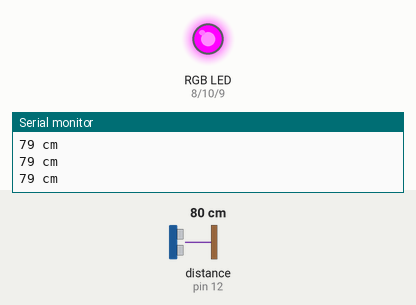
A sketch run on a simulated Arduino Uno, built with avr-gcc and run on an emulated ATmega328P. On the bench: an RGB LED mixed from three pins (HIGH = lit), the last lines printed to the serial monitor. Wiring (inferred from the names in the program): ultrasonic range finder: trigger pin 13; echo pin 12. The test bench sets the inputs (shaded band); at power-on: distance to the obstacle (sensor on pin 12) 80 cm. The echo pulse lasts 58.3 µs per cm; pins used as bus, display or sensor lines are not drawn.

Above: at 1.2 s.
1.3 s: distance to the obstacle (sensor on pin 12) set to 56 cm
4.3 s: distance to the obstacle (sensor on pin 12) set to 47 cm
At 5.5 s:
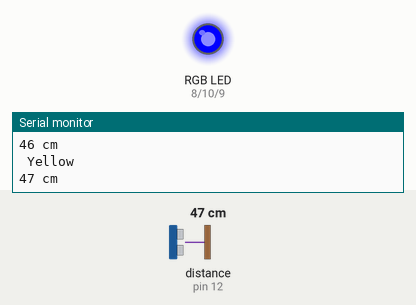
5.8 s: distance to the obstacle (sensor on pin 12) set to 25 cm
8.8 s: distance to the obstacle (sensor on pin 12) set to 20 cm
At 9.8 s:
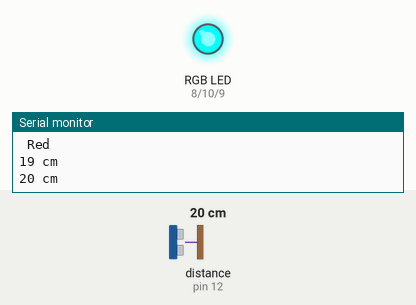
10.3 s: distance to the obstacle (sensor on pin 12) set to 35 cm
At 11.5 s:
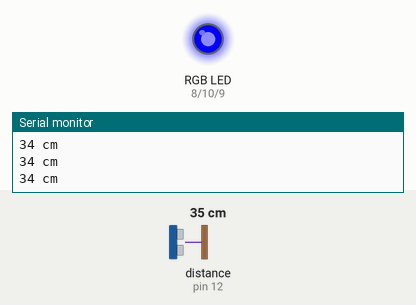
11.8 s: distance to the obstacle (sensor on pin 12) set to 2 cm
At 12.6 s:
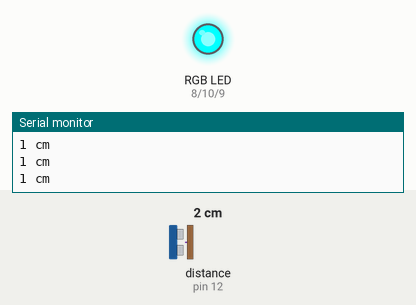
Timing chart, 0 to 14.3 s (numbered marks = the images above; inputs shaded):
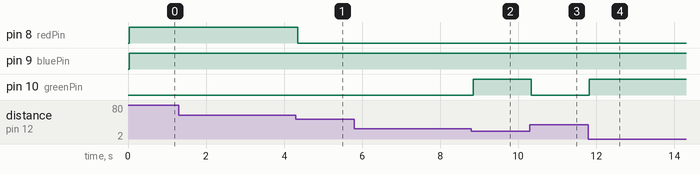

Measured:
- the behaviour switches between 52 and 51 cm on distance to the obstacle (sensor on pin 12) (found by bisection; images 0 and 1)
- the behaviour switches between 22 and 21 cm on distance to the obstacle (sensor on pin 12) (found by bisection; images 1 and 2)
- after the input at 4.3 s, pin 8 (redPin): HIGH → LOW after 0.05 s
- after the input at 8.8 s, pin 10 (greenPin): LOW → HIGH at once
- after the input at 10.3 s, pin 10 (greenPin): HIGH → LOW at once
- after the input at 11.8 s, pin 10 (greenPin): LOW → HIGH at once

The sketch:

sem.ino
```cpp
/**
 * Vancouver Maker Faire 2013
 *
 */

 class CSEM
 {
   private:
     int m_echoPin ;
     int m_trigPin ;

     int m_redLedPin ;
     int m_greenLedPin ;
     int m_blueLedPin ;

     int m_servoPin ;

     int   ReadInputs();
     void  WriteOutputRGB( int value );

   public:
     void SetUp( int echo, int trig, int redLed, int greenLed, int blueLed,  int servoPin  );
     void Loop();

 };

void CSEM::SetUp( int echo, int trig, int redLed, int greenLed, int blueLed, int servoPin ) {
  // Record the pins
  this->m_echoPin = echo ;
  this->m_trigPin = trig ;

  this->m_redLedPin   = redLed ;
  this->m_greenLedPin = greenLed ;
  this->m_blueLedPin  = blueLed ;

  this->m_servoPin = servoPin ;

  // Set up the serial
  Serial.begin (9600);

  // Set the pins up.
  pinMode(this->m_trigPin, OUTPUT);
  pinMode(this->m_echoPin, INPUT);

  pinMode(this->m_redLedPin,   OUTPUT);
  pinMode(this->m_greenLedPin, OUTPUT);
  pinMode(this->m_blueLedPin,  OUTPUT);

  // debug, Print pins
  Serial.print("Trig Pin: ");
  Serial.print( this->m_trigPin );
  Serial.print(" Echo Pin: ");
  Serial.print( this->m_echoPin );
  Serial.println( "" ) ;

}


int CSEM::ReadInputs() {

  long duration, distance;
  digitalWrite(this->m_trigPin, LOW);
  delayMicroseconds(2);
  digitalWrite(this->m_trigPin, HIGH);
  delayMicroseconds(10);
  digitalWrite(this->m_trigPin, LOW);

  /**
   * Instead of using the Speed of Sound, we can also use the "Pace of Sound".
   * The Pace of Sound = 1 / Speed of Sound = 1 / 0.03435 = 29.1 ųs/cm
   * In this case the equation to calculate the distance become: D = (Δt/2) / Pace of sound
   * and for the example above: D = 250 / 29.1 = 8.6 cm
   */
  duration = pulseIn(this->m_echoPin, HIGH);
  distance = (duration/2) / 29.1;

  // This sensors has a max of 200 cm
  if (distance >= 200 || distance <= 0){
    Serial.println("Out of range");
    return 0;
  }

  // Returnt the distance.
  Serial.print(distance);
  Serial.println(" cm");
  return distance ;
}

void CSEM::WriteOutputRGB( int value ) {

  int red   = 255 ;
  int green = 255 ;
  int blue  = 255 ;

  if( value <= 20 ) {
    Serial.println(" Red ");
    red = 0 ;
  } else if( value > 20 && value <= 50  ) {
    Serial.println(" Yellow ");
    red   = 0 ;
    green = 0 ;
  } else if( value > 50  ) {
    Serial.println(" green ");
    green = 0 ;
  }

  analogWrite(this->m_redLedPin,   red);
  analogWrite(this->m_blueLedPin,  blue);
  analogWrite(this->m_greenLedPin, green);

}


void CSEM::Loop() {

  // Create an average betten several sensors.
  int total = 0 ;
  int count = 0 ;
  for( ; count < 5; count ++ ) {
    total += this->ReadInputs() ;
  }
  int value = total / count ;

  // Write the value out to the outputs.
  this->WriteOutputRGB( value );

}


#define trigPin 13
#define echoPin 12

#define redPin     8
#define greenPin  10
#define bluePin    9

#define servoPin   14


CSEM g_SDM;
void setup() {
  g_SDM.SetUp( echoPin, trigPin, redPin, greenPin, bluePin, servoPin );
}
void loop() {
  g_SDM.Loop();
}
```
